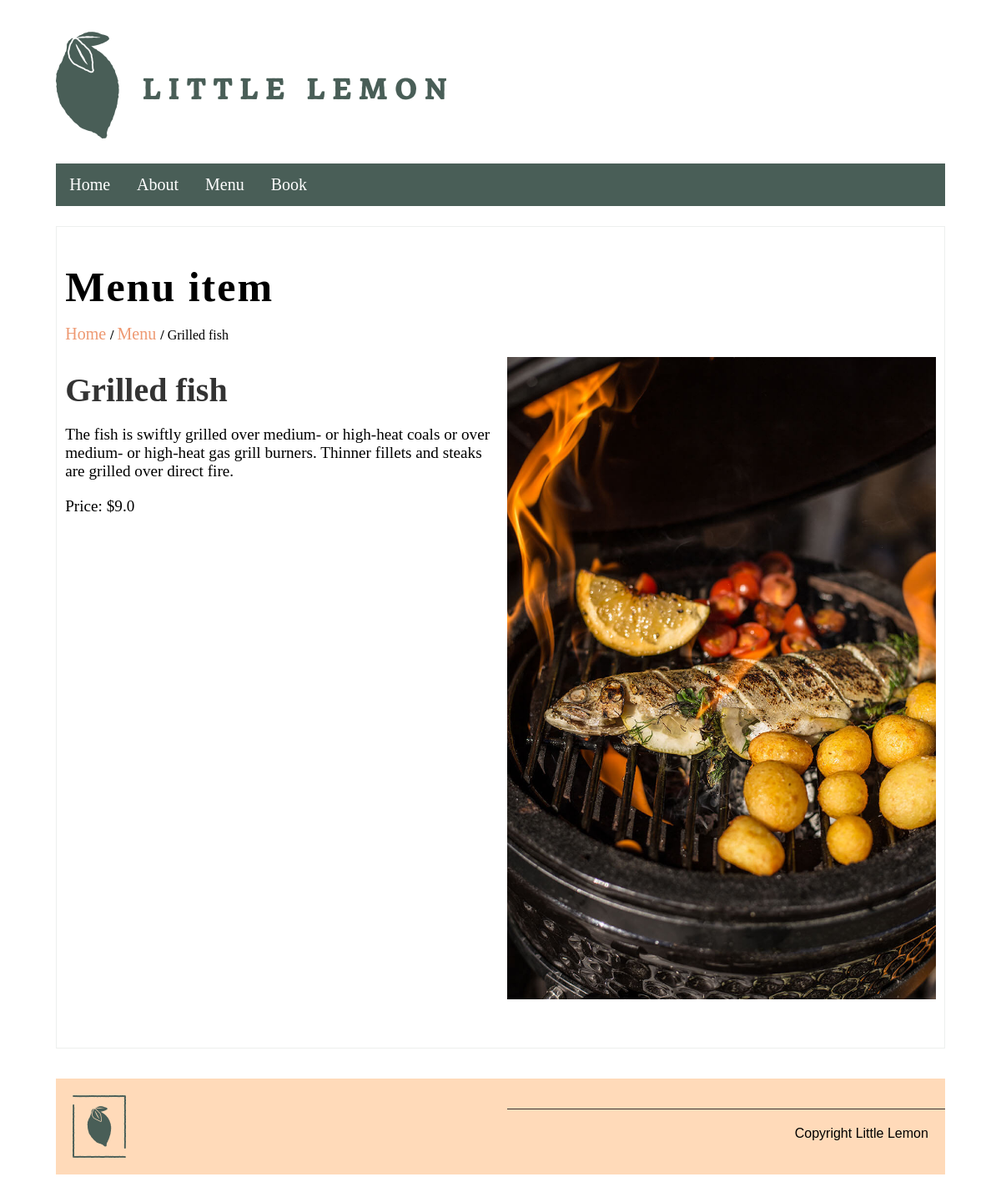
The app's page /menu_item/3 with its own data.
### restaurant/models.py (models this page shows, shortened)
class Menu(models.Model):
    name = models.CharField(max_length = 50)
    price = models.FloatField();
    description = models.TextField();
    image = models.ImageField();

### restaurant/views.py (the view)
# urls.py: path('menu_item/<int:id>', views.MenuItemView.as_view()),
class MenuItemView(ListView):
    def get(self, request, id):
        modelData = Menu.objects.get(id = id)
        context = {
            'title': 'Little Lemon',
            'modelData': modelData,
        }
        return render(request, 'menuItem.html', context)

### restaurant/templates/menuItem.html (shortened to what this page needs)
<div>
    {% include "header.html" %}
</div>
<div class = 'menu_item'>
    <h1> Menu item</h1>
    <p class = "navigator">
        <a href="/"> Home </a>
            <strong>/</strong>
        <a href="/menu"> Menu </a>
            <strong>/</strong>
        {{modelData.name}}
    </p>
    <div class = 'row'>
        <div class = 'column'>
            <h2> {{modelData.name}} </h2>
            <p> {{modelData.description}} </p>
            <p> Price: ${{modelData.price}} </p>
        </div>
        <div class = 'column'>
            <img src="{{ modelData.image.url }}">
        </div>
    </div>
</div>
<div>
    {% include "footer.html" %}
</div>

### restaurant/templates/menuItem.html (style rules this page uses)
.menu_item { margin: 2% 5%; border: 1px solid #EDEFEE; padding: 10px; }
.menu_item h1 { font-size: 50px; letter-spacing: 2px; margin-bottom: 0px; }
.menu_item .navigator a { color: #EE9972; text-decoration: none; font-size: 20px; }
.menu_item .row { display: flex; flex-direction: row; width: 100%; padding-bottom: 1rem; gap: 2rem 1rem; }
.menu_item .column { flex-basis: 50%; margin-bottom: 1rem; padding-bottom: 1rem; }
.menu_item .column h2 { font-size: 2.5rem; color: #333333; margin: 1rem 0; }
.menu_item .column p { font-size: 1.2rem; }
.menu_item .column img { max-width: 100%; }

### records on screen
Menu: name "Grilled fish", description "The fish is swiftly grilled over medium- or high-heat coals or over medium- or high-heat gas grill burners. Thinner fillets and steaks are grilled over direct fire.", price "9.0", image (picture)
